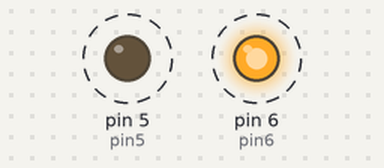
Bench run of a program on a simulated Arduino Nano, built with avr-gcc and run on an emulated ATmega328P. Parts: output pins drawn as LEDs (lit = HIGH). Dashed ring = blinking.

Above: at 0.5 s.
Timing chart, 0 to 3.0 s (numbered marks = the images above):
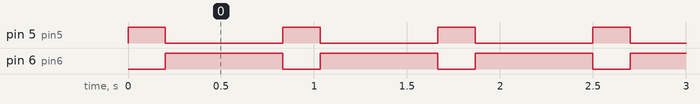

The program:

main.cpp
```cpp
#include <Arduino.h>
#include <plot.h>

int pin13 = 13;
int pin6 = 6;
int pin2 = 2;
int pin5 = 5;
plot plotter;

void setup() {
  pinMode(pin5, OUTPUT);
  pinMode(pin6, OUTPUT);
  Serial.begin(115200);
}

void loop() {
  digitalWrite(pin2, LOW);
  digitalWrite(pin6, LOW);
  digitalWrite(pin5, HIGH);
  digitalWrite(pin13, HIGH);
  delay(200);

  digitalWrite(pin2, HIGH);
  digitalWrite(pin6, HIGH);
  digitalWrite(pin5, LOW);
  digitalWrite(pin13, LOW);
  delay(633);
}
```

Measured:
- by itself, pin 5 (pin5): alternates HIGH for 0.20 s and LOW for 0.63 s
- by itself, pin 6 (pin6): alternates HIGH for 0.63 s and LOW for 0.20 s
